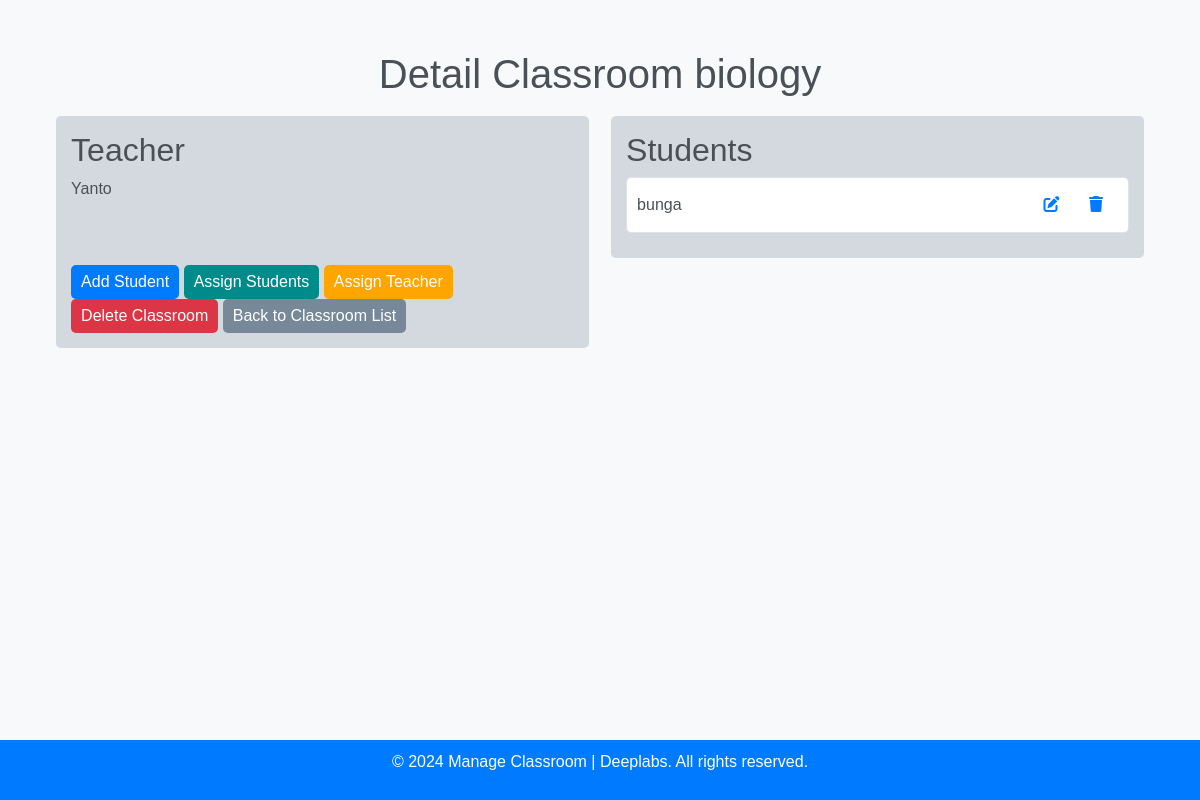
Before: /classroom/10/ with the older database file.
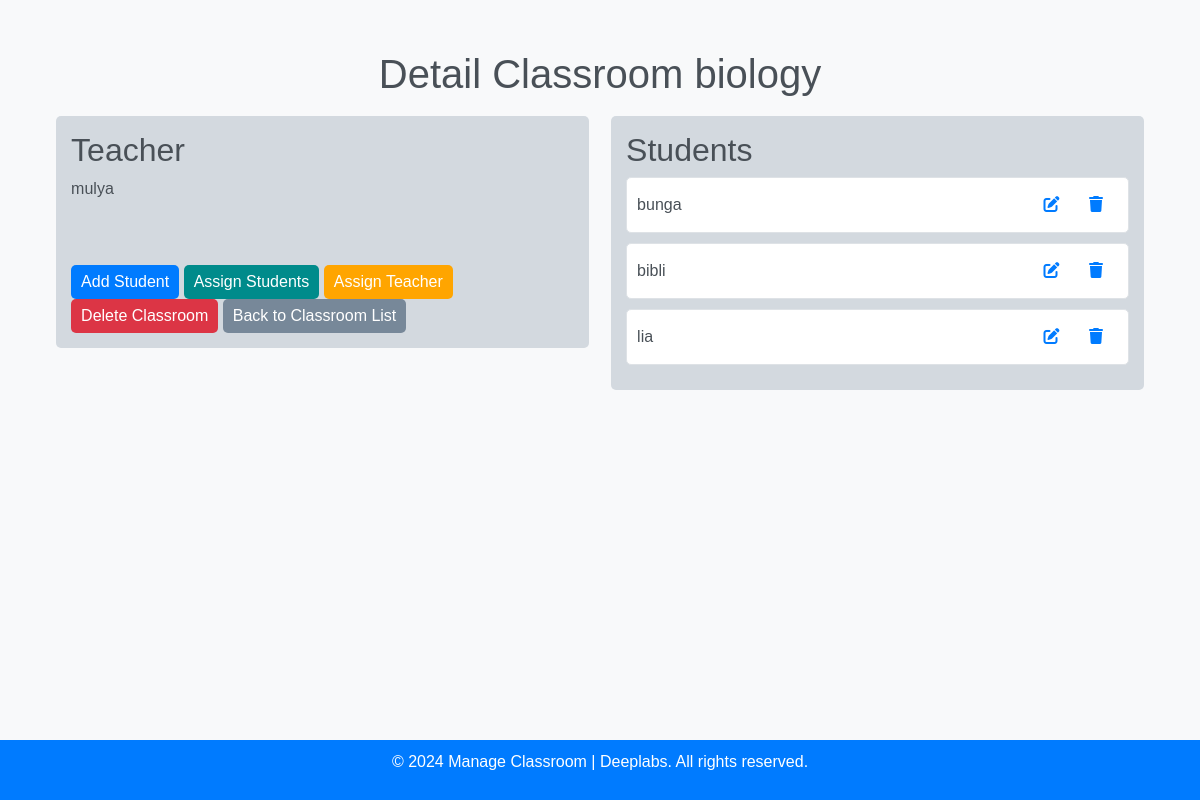
After: the same page with the newer database file.
### manage_classroom/models.py (models this page shows, shortened)
class Classroom(models.Model):
    name = models.CharField(max_length=100)
    teacher = models.ForeignKey(Teacher, on_delete=models.CASCADE)
    students = models.ManyToManyField(Student)

class Teacher(models.Model):
    name = models.CharField(max_length=100)
    email = models.EmailField(unique=True)
    def __str__(self):
        return self.name

class Student(models.Model):
    name = models.CharField(max_length=100)
    email = models.EmailField(unique=True)

### manage_classroom/views.py (the view)
# urls.py: path('classroom/<int:classroom_id>/', classroom_detail, name='classroom_detail'),
def classroom_detail(request, classroom_id):
    classroom = get_object_or_404(Classroom, id=classroom_id)
    students = classroom.students.all()
    return render(request, 'classroom_detail.html', {'classroom': classroom, 'students': students})

### app/templates/classroom_detail.html (shortened to what this page needs)
<!DOCTYPE html>
<html lang="en">
<head>
    {% load static %}
    <link rel="stylesheet" href="https://cdnjs.cloudflare.com/ajax/libs/font-awesome/6.0.0-beta3/css/all.min.css"/>
    <link rel="stylesheet" href="https://stackpath.bootstrapcdn.com/bootstrap/4.6.0/css/bootstrap.min.css"
>
</head>
<body>
<main class="main">
    <section class="feature">
        <div class="container">
            <div class="row align-items-center">
                <div class="col-md-12">
                    <div class="feature-content">
                        <h1>Detail Classroom {{ classroom.name }}</h1>
                        <div class="teacher-students">
                            <div class="teacher-info">
                                <h2>Teacher</h2>
                                <p>{{ classroom.teacher }}</p>
                                <br>
                                <br>
                                <a href="{% url 'add_student' classroom.id %}" class="btn btn-success" id="addStudentBtn">Add Student</a>
                                <a href="{% url 'assign_student' classroom.id %}" class="btn btn-assign">Assign Students</a>
                                <a href="{% url 'update_teacher' classroom.id %}" class="btn btn-primary">Assign Teacher</a>
                                <a href="{% url 'delete_classroom' classroom.id %}" class="btn btn-danger">Delete Classroom</a>
                                <a href="{% url 'home' %}" class="btn btn-back">Back to Classroom List</a>
                            </div>
                            <div class="students-list">
                                <h2>Students</h2>
                                {% for student in classroom.students.all %}
                                <div class="student-item text-right">
                                    {{ student.name }}
                                    <div class="student-item__actions">
                                        <button class="btn btn-link" onclick="editStudent({{ student.id }})">
                                            <a href="{% url 'edit_student' classroom.id student.id %}">
                                                <i class="fa fa-edit" style="border: none;"></i>
                                            </a>
                                        </button>
                                        <button class="btn btn-link" onclick="deleteStudent({{ student.id }})">
                                            <a href="{% url 'delete_student' classroom.id student.id %}">
                                                <i class="fa fa-trash" style="border: none;"></i>
                                            </a>
                                        </button>
                                    </div>
                                </div>
                                {% endfor %}
                            </div>
                        </div>
                    </div>
                </div>
            </div>
        </div>
    </section>
</main>
<footer class="mt-4">
    <div class="container">
        <p>&copy; 2024 Manage Classroom | Deeplabs. All rights reserved.</p>
    </div>
</footer>
</body>
</html>

### app/templates/classroom_detail.html (style rules this page uses)
body { font-family: 'Arial', sans-serif; background-color: #f8f9fa; margin: 0; padding: 0; color: #495057; display: flex; flex-direction: column; min-height: 100vh; }
main { flex: 1; padding: 50px 0; }
.feature-content { text-align: center; }
.teacher-students { display: flex; justify-content: space-around; align-items: flex-start; flex-wrap: wrap; }
.teacher-info, .students-list { width: 48%; margin: 10px 0; background-color: #d3d9df; padding: 15px; border-radius: 5px; text-align: left; }
.teacher-info { margin-right: 0; }
.student-item { border: 1px solid #dee2e6; margin-bottom: 10px; padding: 10px; border-radius: 5px; background-color: #ffffff; display: flex; align-items: center; }
.btn-back { background-color: #778899; color: white; padding: 5px 10px; border: none; border-radius: 5px; cursor: pointer; text-decoration: none; }
.btn-primary { background-color: #FFA500; color: white; padding: 5px 10px; border: none; border-radius: 5px; cursor: pointer; text-decoration: none; }
.btn-assign { background-color: #008B8B; color: white; padding: 5px 10px; border: none; border-radius: 5px; cursor: pointer; text-decoration: none; }
.btn-success { background-color: #007bff; color: white; padding: 5px 10px; border: none; border-radius: 5px; cursor: pointer; text-decoration: none; }
.btn-danger { background-color: #dc3545; color: white; padding: 5px 10px; border: none; border-radius: 5px; cursor: pointer; text-decoration: none; }
.student-item__actions { margin-left: auto; }
.student-item button { background-color: #ffffff; color: white; padding: 5px 10px; border: none; border-radius: 3px; cursor: pointer; }
.student-item button i { margin-right: 5px; }
footer { background-color: #007bff; color: white; padding: 10px 0; text-align: center; width: 100%; margin-top: auto; }

Changed rows visible on the page:
changed Classroom "biology": teacher "Yanto" → "mulya"
added Student: name "bibli"
added Student: name "lia"
